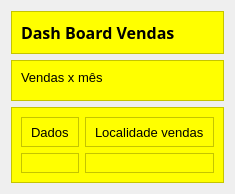
            <widget class="QWidget" name="resumo_page">
             <layout class="QVBoxLayout" name="verticalLayout_12">
              <item>
               <widget class="QFrame" name="frame_21">
                <property name="minimumSize">
                 <size>
                  <width>0</width>
                  <height>0</height>
                 </size>
                </property>
                <property name="maximumSize">
                 <size>
                  <width>16777215</width>
                  <height>45</height>
                 </size>
                </property>
                <property name="styleSheet">
                 <string notr="true">background-color: rgb(255, 255, 0);</string>
                </property>
                <property name="frameShape">
                 <enum>QFrame::StyledPanel</enum>
                </property>
                <property name="frameShadow">
                 <enum>QFrame::Raised</enum>
                </property>
                <layout class="QVBoxLayout" name="verticalLayout_13">
                 <item>
                  <widget class="QLabel" name="label">
                   <property name="font">
                    <font>
                     <family>Segoe UI Black</family>
                     <pointsize>12</pointsize>
                     <weight>75</weight>
                     <bold>true</bold>
                    </font>
                   </property>
                   <property name="text">
                    <string>Dash Board Vendas</string>
                   </property>
                  </widget>
                 </item>
                </layout>
               </widget>
              </item>
              <item>
               <widget class="QFrame" name="frame_3">
                <property name="styleSheet">
                 <string notr="true">background-color: rgb(255, 255, 0);</string>
                </property>
                <property name="frameShape">
                 <enum>QFrame::StyledPanel</enum>
                </property>
                <property name="frameShadow">
                 <enum>QFrame::Raised</enum>
                </property>
                <layout class="QGridLayout" name="gridLayout_3">
                 <item row="0" column="0">
                  <widget class="QLabel" name="label_2">
                   <property name="maximumSize">
                    <size>
                     <width>16777215</width>
                     <height>15</height>
                    </size>
                   </property>
                   <property name="font">
                    <font>
                     <family>Segoe UI</family>
                     <pointsize>10</pointsize>
                    </font>
                   </property>
                   <property name="text">
                    <string>Vendas x mês</string>
                   </property>
                  </widget>
                 </item>
                 <item row="1" column="0">
                  <widget class="QFrame" name="frame_22">
                   <property name="frameShape">
                    <enum>QFrame::StyledPanel</enum>
                   </property>
                   <property name="frameShadow">
                    <enum>QFrame::Raised</enum>
                   </property>
                  </widget>
                 </item>
                </layout>
               </widget>
              </item>
              <item>
               <widget class="QFrame" name="frame_20">
                <property name="styleSheet">
                 <string notr="true">background-color: rgb(255, 255, 0);</string>
                </property>
                <property name="frameShape">
                 <enum>QFrame::StyledPanel</enum>
                </property>
                <property name="frameShadow">
                 <enum>QFrame::Raised</enum>
                </property>
                <layout class="QGridLayout" name="gridLayout_5">
                 <item row="0" column="0">
                  <widget class="QFrame" name="frame_23">
                   <property name="maximumSize">
                    <size>
                     <width>16777215</width>
                     <height>30</height>
                    </size>
                   </property>
                   <property name="frameShape">
                    <enum>QFrame::StyledPanel</enum>
                   </property>
                   <property name="frameShadow">
                    <enum>QFrame::Raised</enum>
                   </property>
                   <layout class="QVBoxLayout" name="verticalLayout_15">
                    <item>
                     <widget class="QLabel" name="label_3">
                      <property name="maximumSize">
                       <size>
                        <width>16777215</width>
                        <height>15</height>
                       </size>
                      </property>
                      <property name="font">
                       <font>
                        <family>Segoe UI</family>
                        <pointsize>10</pointsize>
                       </font>
                      </property>
                      <property name="text">
                       <string>Dados</string>
                      </property>
                     </widget>
                    </item>
                   </layout>
                  </widget>
                 </item>
                 <item row="0" column="1" colspan="2">
                  <widget class="QFrame" name="frame_24">
                   <property name="maximumSize">
                    <size>
                     <width>16777215</width>
                     <height>30</height>
                    </size>
                   </property>
                   <property name="frameShape">
                    <enum>QFrame::StyledPanel</enum>
                   </property>
                   <property name="frameShadow">
                    <enum>QFrame::Raised</enum>
                   </property>
                   <layout class="QVBoxLayout" name="verticalLayout_14">
                    <item>
                     <widget class="QLabel" name="label_9">
                      <property name="maximumSize">
                       <size>
                        <width>16777215</width>
                        <height>15</height>
                       </size>
                      </property>
                      <property name="font">
                       <font>
                        <family>Segoe UI</family>
                        <pointsize>10</pointsize>
                       </font>
                      </property>
                      <property name="text">
                       <string>Localidade vendas</string>
                      </property>
                     </widget>
                    </item>
                   </layout>
                  </widget>
                 </item>
                 <item row="1" column="0">
                  <widget class="QFrame" name="frame_25">
                   <property name="frameShape">
                    <enum>QFrame::StyledPanel</enum>
                   </property>
                   <property name="frameShadow">
                    <enum>QFrame::Raised</enum>
                   </property>
                  </widget>
                 </item>
                 <item row="1" column="1" colspan="2">
                  <widget class="QFrame" name="frame_26">
                   <property name="frameShape">
                    <enum>QFrame::StyledPanel</enum>
                   </property>
                   <property name="frameShadow">
                    <enum>QFrame::Raised</enum>
                   </property>
                   <layout class="QHBoxLayout" name="horizontalLayout_4">
                    <item>
                     <widget class="QFrame" name="frame_28">
                      <property name="frameShape">
                       <enum>QFrame::StyledPanel</enum>
                      </property>
                      <property name="frameShadow">
                       <enum>QFrame::Raised</enum>
                      </property>
                     </widget>
                    </item>
                    <item>
                     <widget class="QFrame" name="frame_29">
                      <property name="frameShape">
                       <enum>QFrame::StyledPanel</enum>
                      </property>
                      <property name="frameShadow">
                       <enum>QFrame::Raised</enum>
                      </property>
                     </widget>
                    </item>
                   </layout>
                  </widget>
                 </item>
                </layout>
               </widget>
              </item>
             </layout>
            </widget>
